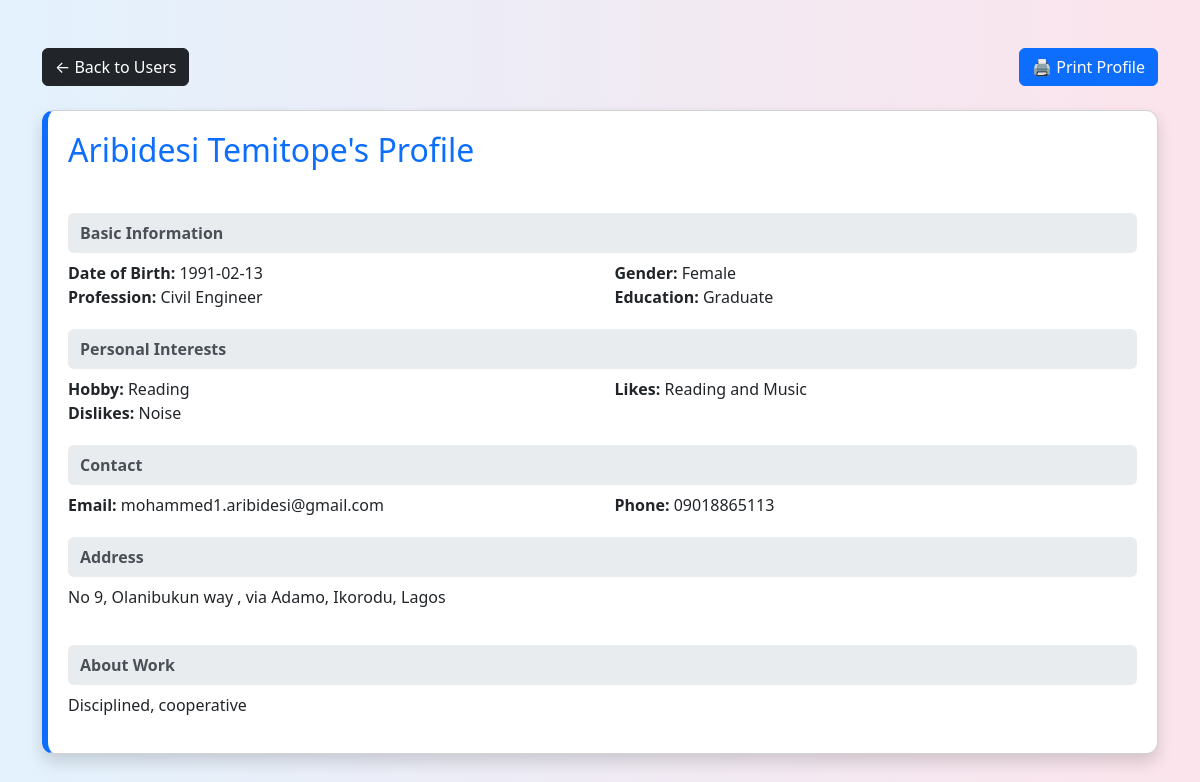
The app's page /view_user.php?id=13 with its own data.
### tables this page shows
CREATE TABLE `profiles` (
  `id` int(11) NOT NULL,
  `user_id` int(11) DEFAULT NULL,
  `age` varchar(10) DEFAULT NULL,
  `profession` varchar(100) DEFAULT NULL,
  `hobby` varchar(100) DEFAULT NULL,
  `about` text DEFAULT NULL,
  `sex` varchar(10) DEFAULT NULL,
  `education` varchar(100) DEFAULT NULL,
  `dob` date DEFAULT NULL,
  `email` varchar(100) DEFAULT NULL,
  `phone` varchar(20) DEFAULT NULL,
  `address` varchar(255) DEFAULT NULL,
  `likes` text DEFAULT NULL,
  `dislikes` text DEFAULT NULL,
  `updated_at` timestamp NULL DEFAULT NULL,
  `created_at` datetime DEFAULT current_timestamp()
);

CREATE TABLE `users` (
  `id` int(11) NOT NULL,
  `name` varchar(100) DEFAULT NULL,
  `email` varchar(100) DEFAULT NULL,
  `password` varchar(255) DEFAULT NULL,
  `is_approved` tinyint(1) DEFAULT 0,
  `is_admin` tinyint(1) DEFAULT 0,
  `created_at` timestamp NOT NULL DEFAULT current_timestamp()
);

### view_user.php (the view, shortened to what this page needs)
<?php
require 'db.php';
$id = $_GET['id'] ?? null;
$stmt = $pdo->prepare("
  SELECT users.name, profiles.*
  FROM users
  LEFT JOIN profiles ON users.id = profiles.user_id
  WHERE users.id = ?
");
$stmt->execute([$id]);
$user = $stmt->fetch();
?>
<!DOCTYPE html>
<html lang="en">
<head>
  <link href="https://cdn.jsdelivr.net/npm/bootstrap@5.3.3/dist/css/bootstrap.min.css" rel="stylesheet">
</head>
<body>
<div class="container py-5">
  <div class="d-flex justify-content-between align-items-center mb-4 no-print">
    <a href="public_users.php" class="btn btn-dark">← Back to Users</a>
    <button onclick="window.print()" class="btn btn-primary">🖨️ Print Profile</button>
  </div>
  <div class="card card-custom shadow">
    <h2 class="mb-4"><?= htmlspecialchars($user['name']) ?>'s Profile</h2>
    <div class="section-header">Basic Information</div>
    <div class="row mt-2">
      <div class="col-md-6"><strong>Date of Birth:</strong> <?= htmlspecialchars($user['dob']) ?: 'N/A' ?></div>
      <div class="col-md-6"><strong>Gender:</strong> <?= htmlspecialchars($user['sex']) ?: 'N/A' ?></div>
      <div class="col-md-6"><strong>Profession:</strong> <?= htmlspecialchars($user['profession']) ?: 'N/A' ?></div>
      <div class="col-md-6"><strong>Education:</strong> <?= htmlspecialchars($user['education']) ?: 'N/A' ?></div>
    </div>
    <div class="section-header">Personal Interests</div>
    <div class="row mt-2">
      <div class="col-md-6"><strong>Hobby:</strong> <?= htmlspecialchars($user['hobby']) ?: 'N/A' ?></div>
      <div class="col-md-6"><strong>Likes:</strong> <?= htmlspecialchars($user['likes']) ?: 'N/A' ?></div>
      <div class="col-md-6"><strong>Dislikes:</strong> <?= htmlspecialchars($user['dislikes']) ?: 'N/A' ?></div>
    </div>
    <div class="section-header">Contact</div>
    <div class="row mt-2">
      <div class="col-md-6"><strong>Email:</strong> <?= htmlspecialchars($user['email']) ?: 'N/A' ?></div>
      <div class="col-md-6"><strong>Phone:</strong> <?= htmlspecialchars($user['phone']) ?: 'N/A' ?></div>
    </div>
    <div class="section-header">Address</div>
    <p class="mt-2"><?= htmlspecialchars($user['address']) ?: 'N/A' ?></p>
    <div class="section-header">About Work</div>
    <p class="mt-2"><?= nl2br(htmlspecialchars($user['about'])) ?: 'N/A' ?></p>
  </div>
</div>
</body>
</html>

### view_user.php (style rules this page uses)
body { background: linear-gradient(to right, #e3f2fd, #fce4ec); }
.card-custom { background-color: #ffffff; border-left: 6px solid #0d6efd; padding: 20px; border-radius: 12px; }
.card-custom h2 { color: #0d6efd; }
.section-header { font-weight: bold; color: #495057; background: #e9ecef; padding: 8px 12px; border-radius: 6px; margin-top: 20px; }

### records on screen
profiles: user.name "Aribidesi Temitope", dob "1991-02-13", sex "Female", profession "Civil Engineer", education "Graduate", hobby "Reading", likes "Reading and Music", dislikes "Noise", email "mohammed1.aribidesi@gmail.com", phone "09018865113", address "No 9, Olanibukun way , via Adamo, Ikorodu, Lagos", about "Disciplined, cooperative"
